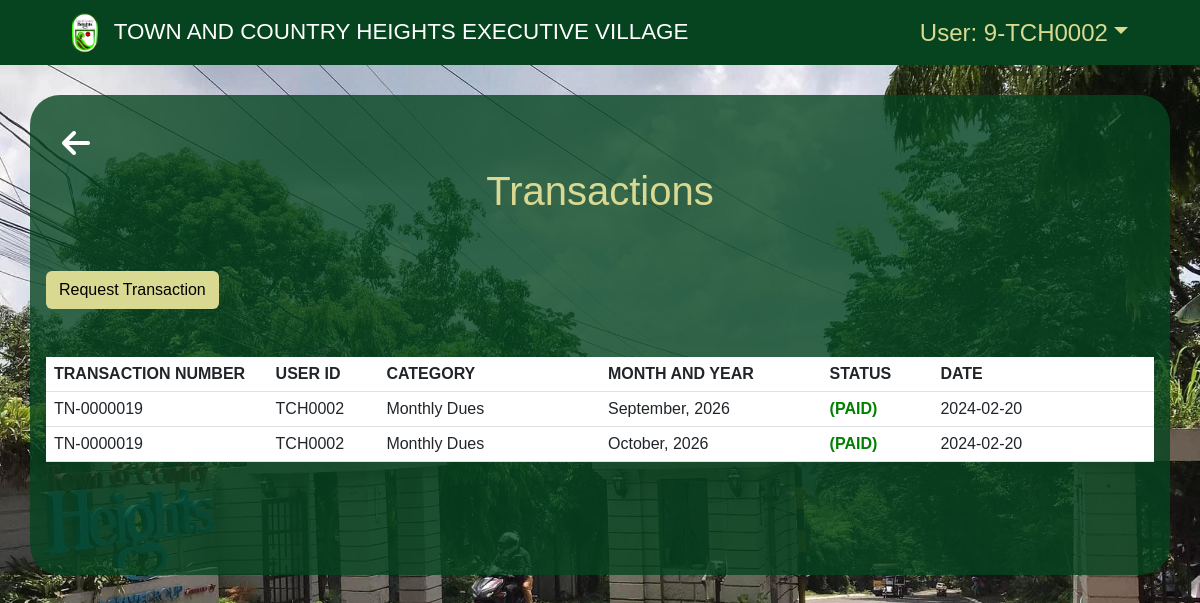
Screenshot of /TABLE.php (signed in) with the database file from the repository.
### tables this page shows
CREATE TABLE `payments_list` (
  `id` int(100) NOT NULL,
  `transaction_number` varchar(250) NOT NULL,
  `homeowners_id` int(100) NOT NULL,
  `property_id` int(100) NOT NULL,
  `collection_id` int(255) NOT NULL,
  `collection_fee_id` int(100) NOT NULL,
  `date_created` datetime NOT NULL,
  `paid` varchar(100) NOT NULL,
  `balance` varchar(100) NOT NULL,
  `remarks` varchar(255) NOT NULL,
  `admin` varchar(255) NOT NULL,
  `archive` varchar(255) DEFAULT 'ACTIVE'
);

CREATE TABLE `homeowners_users` (
  `id` int(100) NOT NULL,
  `account_number` varchar(100) NOT NULL,
  `username` varchar(100) NOT NULL,
  `password` varchar(100) NOT NULL,
  `firstname` varchar(100) NOT NULL,
  `lastname` varchar(100) NOT NULL,
  `middle_initial` varchar(100) NOT NULL,
  `email` varchar(100) NOT NULL,
  `phone_number` varchar(100) NOT NULL,
  `blk` varchar(100) NOT NULL,
  `lot` varchar(100) NOT NULL,
  `street` varchar(100) NOT NULL,
  `phase` varchar(100) NOT NULL,
  `status` varchar(100) NOT NULL,
  `date_created` datetime NOT NULL,
  `archive` varchar(255) NOT NULL DEFAULT 'ACTIVE',
  `token` varchar(255) NOT NULL
);

CREATE TABLE `collection_fee` (
  `id` int(11) NOT NULL,
  `collection_fee_number` varchar(255) NOT NULL,
  `category` varchar(100) NOT NULL,
  `description` varchar(100) NOT NULL,
  `fee` varchar(100) NOT NULL,
  `date_created` datetime NOT NULL,
  `status` varchar(100) NOT NULL DEFAULT 'ACTIVE'
);

CREATE TABLE `collection_list` (
  `id` int(255) NOT NULL,
  `property_id` int(200) NOT NULL,
  `owners_id` int(255) NOT NULL,
  `collection_fee_id` int(250) NOT NULL,
  `date_created` datetime NOT NULL,
  `balance` varchar(200) NOT NULL,
  `date_paid` datetime NOT NULL,
  `status` varchar(200) NOT NULL,
  `month` varchar(200) NOT NULL,
  `month_int` varchar(100) NOT NULL,
  `year` varchar(200) NOT NULL,
  `email_status` varchar(100) NOT NULL DEFAULT 'NOT SENT',
  `archive` varchar(255) NOT NULL DEFAULT 'ACTIVE'
);

### TABLE.php (the view, shortened to what this page needs)
<?php
require_once "../user-panel/user-nav.php";
require_once "../includes/user_header_transactions.php";
$server = new Server();
?>
<main>
  <div class="backbtn-title d-flex flex-column">
    <div class="col-12 back-button">
      <a href="home.php" class="d-flex justify-content-start">
        <i class="fa-solid fa-arrow-left" style="color: #ffffff;"></i>
      </a>
    </div>
    <div class="row d-flex mt-2 mb-5 justify-content-center">
      <div class="col col-xl-12 option-title">
        <h1>Transactions</h1>
      </div>
    </div>
  </div>
  <div class="request-transaction mb-5">
    <button type="button" class="btn d-flex justify-content-end" data-toggle="modal" data-target="#request_transaction">
      Request Transaction
    </button>
  </div>
<div class="table-responsive">
<table class="table mb-0">
    <thead class="thead-dark">
      <tr>
        <th scope="col" width="20%">TRANSACTION NUMBER</th>
        <th scope="col" width="10%">USER ID</th>
        <th scope="col" width="20%">CATEGORY</th>
        <th scope="col" width="20%">MONTH AND YEAR</th>
        <th scope="col" width="10">STATUS</th>
        <th scope="col" width="20%">DATE</th>
      </tr>
    </thead>
    <tbody>
      <?php
      $id = $_SESSION["user_id"];
      $query =  "SELECT
                payments_list.id,
                payments_list.transaction_number,
                payments_list.homeowners_id,
                payments_list.property_id,
                payments_list.collection_id,
                payments_list.collection_fee_id,
                DATE(payments_list.date_created) AS date_created,
                payments_list.paid,
                homeowners_users.id,
                homeowners_users.account_number,
                property_list.id,
                collection_list.id,
                collection_list.property_id,
                collection_list.collection_fee_id,
                collection_list.month,
                collection_list.year,
                collection_list.balance,
                collection_list.status,
                collection_fee.id,
                collection_fee.category,
                collection_fee.fee
                FROM payments_list
                INNER JOIN homeowners_users ON payments_list.homeowners_id = homeowners_users.id
                INNER JOIN property_list ON payments_list.property_id = property_list.id
                INNER JOIN collection_list ON payments_list.collection_id = collection_list.id
                INNER JOIN collection_fee ON payments_list.collection_fee_id = collection_fee.id
                WHERE payments_list.homeowners_id = :user_id
                ORDER BY date_created DESC;";
      $data = ["user_id" => $id];
      $connection = $server->openConn();
      $stmt = $connection->prepare($query);
      $stmt->execute($data);
      if ($stmt->rowCount() > 0) {
        while ($result = $stmt->fetch()) {
          $transaction_number = $result["transaction_number"];
          $account_number = $result['account_number'];
          $collection_fee_id = $result["category"];
          $date_created = $result["date_created"];
          $status = $result["status"];
          $month = $result["month"];
          $year = $result["year"];
          $monthyear = "{$month}, {$year}";
      ?>
          <tr>
            <td><?= $transaction_number ?></td>
            <td><?= $account_number ?></td>
            <td><?= $collection_fee_id ?></td>
            <td><?= $monthyear?></td>
            <td><?php
                if ($status === "PAID") {
                  echo '<span style="color: green; font-weight: bold;"> (PAID)</span>';
                } else {
                  echo '<span style="color: red; font-weight: bold;"> (UNPAID)</span>';
                }
                ?>
            </td>
            <td><?= $date_created ?></td>
          </tr>
      <?php
        }
      }
      ?>
    </tbody>
  </table>
</div>
</main>
</body>
<?php
require "../includes/footer.php";
?>

### styles/user-home.css (style rules this page uses)
body { min-height: 100vh; width: 100%; background-image: url("../img/town_and_country_heights.jpg"); background-size: cover; background-repeat: no-repeat; background-attachment: fixed; }
main { min-height: 60vh; width: 95%; padding: 1rem; margin-top: 30px; margin-right: auto; margin-left: auto; margin-bottom: auto; border-radius: 30px; background-color: rgba(6, 68, 32, 0.8); color: white; font-family: 'Poppins', sans-serif; }

### styles/backbutton.css (style rules this page uses)
.back-button a { text-decoration: none; color: white; font-size: 32px; margin-left: 1rem; margin-top: 1rem; }
.backbtn-title { display: flex; justify-content: center; align-items: center; min-height: 80px; }
.option-title { color: #DAD992; }

### styles/transactions.css (style rules this page uses)
.btn { background-color: #DAD992; color: black; }
thead { background-color: aqua; }
table th { text-overflow: ellipsis; white-space: nowrap; }
thead tr { font-weight: 500; color: #999999; }

### rows the page displays
payments_list: transaction_number "TN-0000019", homeowners_users.account_number "TCH0002", collection_fee.category "Monthly Dues", collection_list.month+year "September, 2026", date_created "2024-02-20"
payments_list: transaction_number "TN-0000019", homeowners_users.account_number "TCH0002", collection_fee.category "Monthly Dues", collection_list.month+year "October, 2026", date_created "2024-02-20"

### other values shown
$_SESSION["user_id"] "9"
$_SESSION["username"] "TCH0002"
